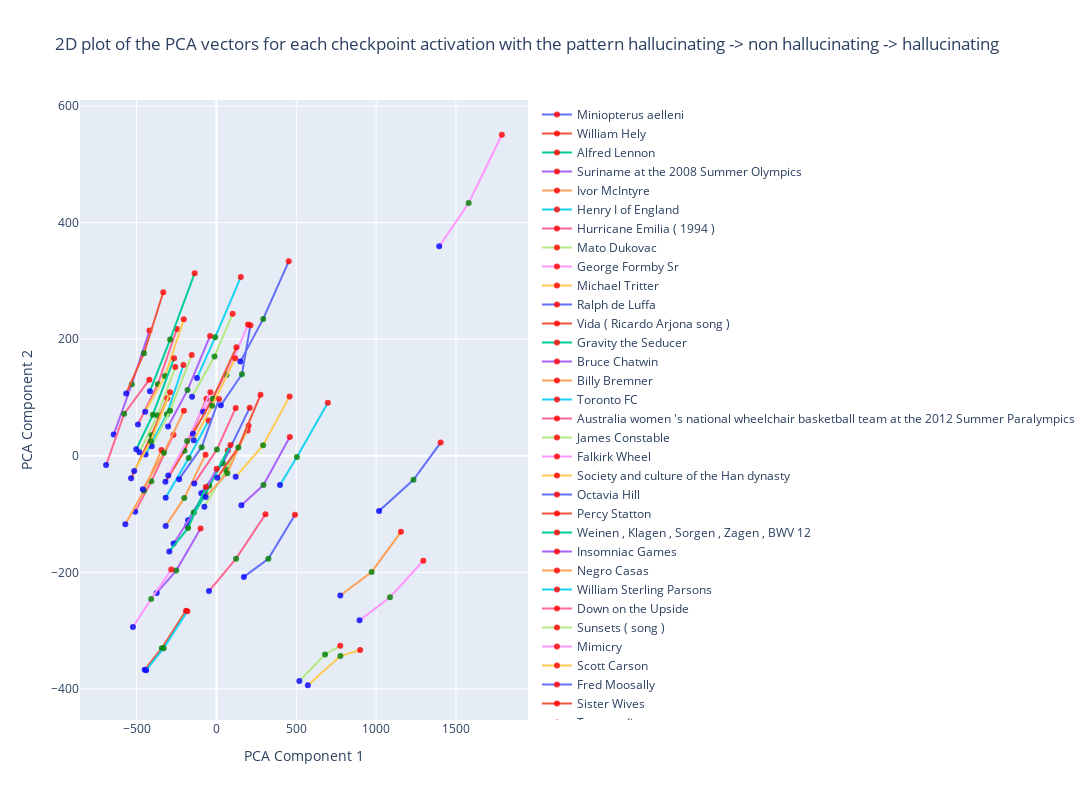

The cell this chart's notebook holds for it:
### Code cell
import numpy as np
import gzip

# Function to compress data and return the size
def compress_and_get_size(data):
    # Convert the numpy array to a byte array
    byte_data = data.tobytes()
    # Use gzip to compress the byte array
    compressed_data = gzip.compress(byte_data)
    # Return the size of the compressed data
    return len(compressed_data)

# Iterate over the PCA vectors
for i in range(allv2.shape[0]):
    for j in range(allv2.shape[1]):
        # Get the vector
        vector = allv2[i, j, :]
        # Calculate the compressed size
        size_vector = compress_and_get_size(vector)
        # Print the size
        print(f"Compressed size of vector at checkpoint {i}, data point {j}: {size_vector} bytes")

### Figure 1 — Plotly figure (JSON) as saved in the notebook; plotly's stock layout.template omitted (floating-point values rounded to 4 significant figures)
{"data": [{"marker": {"color": ["red", "green", "blue"], "colorscale": [[0, "#440154"], [0.1111, "#482878"], [0.2222, "#3e4989"], [0.3333, "#31688e"], [0.4444, "#26828e"], [0.5556, "#1f9e89"], [0.6667, "#35b779"], [0.7778, "#6ece58"], [0.8889, "#b5de2b"], [1, "#fde725"]], "opacity": 0.8}, "mode": "lines+markers", "name": "Miniopterus aelleni", "text": "Miniopterus aelleni", "type": "scatter", "x": [452.8, 293.0, 149.5], "y": [333.5, 234.7, 161.4]}, {"marker": {"color": ["red", "green", "blue"], "colorscale": [[0, "#440154"], [0.1111, "#482878"], [0.2222, "#3e4989"], [0.3333, "#31688e"], [0.4444, "#26828e"], [0.5556, "#1f9e89"], [0.6667, "#35b779"], [0.7778, "#6ece58"], [0.8889, "#b5de2b"], [1, "#fde725"]], "opacity": 0.8}, "mode": "lines+markers", "name": "William Hely", "text": "William Hely", "type": "scatter", "x": [-62.65, -200.3, -319.4], "y": [97.73, 8.578, -44.86]}, {"marker": {"color": ["red", "green", "blue"], "colorscale": [[0, "#440154"], [0.1111, "#482878"], [0.2222, "#3e4989"], [0.3333, "#31688e"], [0.4444, "#26828e"], [0.5556, "#1f9e89"], [0.6667, "#35b779"], [0.7778, "#6ece58"], [0.8889, "#b5de2b"], [1, "#fde725"]], "opacity": 0.8}, "mode": "lines+markers", "name": "Alfred Lennon", "text": "Alfred Lennon", "type": "scatter", "x": [71.27, -70.35, -184.3], "y": [9.099, -67.16, -120.2]}, {"marker": {"color": ["red", "green", "blue"], "colorscale": [[0, "#440154"], [0.1111, "#482878"], [0.2222, "#3e4989"], [0.3333, "#31688e"], [0.4444, "#26828e"], [0.5556, "#1f9e89"], [0.6667, "#35b779"], [0.7778, "#6ece58"], [0.8889, "#b5de2b"], [1, "#fde725"]], "opacity": 0.8}, "mode": "lines+markers", "name": "Suriname at the 2008 Summer Olympics", "text": "Suriname at the 2008 Summer Olympics", "type": "scatter", "x": [-419.2, -530.0, -643.4], "y": [214.6, 122.5, 36.22]}, {"marker": {"color": ["red", "green", "blue"], "colorscale": [[0, "#440154"], [0.1111, "#482878"], [0.2222, "#3e4989"], [0.3333, "#31688e"], [0.4444, "#26828e"], [0.5556, "#1f9e89"], [0.6667, "#35b779"], [0.7778, "#6ece58"], [0.8889, "#b5de2b"], [1, "#fde725"]], "opacity": 0.8}, "mode": "lines+markers", "name": "Ivor McIntyre", "text": "Ivor McIntyre", "type": "scatter", "x": [-68.3, -201.2, -317.6], "y": [1.792, -72.37, -120.5]}, {"marker": {"color": ["red", "green", "blue"], "colorscale": [[0, "#440154"], [0.1111, "#482878"], [0.2222, "#3e4989"], [0.3333, "#31688e"], [0.4444, "#26828e"], [0.5556, "#1f9e89"], [0.6667, "#35b779"], [0.7778, "#6ece58"], [0.8889, "#b5de2b"], [1, "#fde725"]], "opacity": 0.8}, "mode": "lines+markers", "name": "Henry I of England", "text": "Henry I of England", "type": "scatter", "x": [697.7, 504.0, 397.9], "y": [90.83, -2.323, -50.11]}, {"marker": {"color": ["red", "green", "blue"], "colorscale": [[0, "#440154"], [0.1111, "#482878"], [0.2222, "#3e4989"], [0.3333, "#31688e"], [0.4444, "#26828e"], [0.5556, "#1f9e89"], [0.6667, "#35b779"], [0.7778, "#6ece58"], [0.8889, "#b5de2b"], [1, "#fde725"]], "opacity": 0.8}, "mode": "lines+markers", "name": "Hurricane Emilia ( 1994 )", "text": "Hurricane Emilia ( 1994 )", "type": "scatter", "x": [-247.1, -366.8, -491.2], "y": [217.5, 122.8, 53.58]}, {"marker": {"color": ["red", "green", "blue"], "colorscale": [[0, "#440154"], [0.1111, "#482878"], [0.2222, "#3e4989"], [0.3333, "#31688e"], [0.4444, "#26828e"], [0.5556, "#1f9e89"], [0.6667, "#35b779"], [0.7778, "#6ece58"], [0.8889, "#b5de2b"], [1, "#fde725"]], "opacity": 0.8}, "mode": "lines+markers", "name": "Mato Dukovac", "text": "Mato Dukovac", "type": "scatter", "x": [-257.7, -368.8, -482.1], "y": [152.1, 69.46, 5.869]}, {"marker": {"color": ["red", "green", "blue"], "colorscale": [[0, "#440154"], [0.1111, "#482878"], [0.2222, "#3e4989"], [0.3333, "#31688e"], [0.4444, "#26828e"], [0.5556, "#1f9e89"], [0.6667, "#35b779"], [0.7778, "#6ece58"], [0.8889, "#b5de2b"], [1, "#fde725"]], "opacity": 0.8}, "mode": "lines+markers", "name": "George Formby Sr", "text": "George Formby Sr", "type": "scatter", "x": [-38.0, -183.7, -301.7], "y": [109.1, 25.46, -33.85]}, {"marker": {"color": ["red", "green", "blue"], "colorscale": [[0, "#440154"], [0.1111, "#482878"], [0.2222, "#3e4989"], [0.3333, "#31688e"], [0.4444, "#26828e"], [0.5556, "#1f9e89"], [0.6667, "#35b779"], [0.7778, "#6ece58"], [0.8889, "#b5de2b"], [1, "#fde725"]], "opacity": 0.8}, "mode": "lines+markers", "name": "Michael Tritter", "text": "Michael Tritter", "type": "scatter", "x": [458.3, 292.4, 120.6], "y": [101.8, 18.08, -36.2]}, {"marker": {"color": ["red", "green", "blue"], "colorscale": [[0, "#440154"], [0.1111, "#482878"], [0.2222, "#3e4989"], [0.3333, "#31688e"], [0.4444, "#26828e"], [0.5556, "#1f9e89"], [0.6667, "#35b779"], [0.7778, "#6ece58"], [0.8889, "#b5de2b"], [1, "#fde725"]], "opacity": 0.8}, "mode": "lines+markers", "name": "Ralph de Luffa", "text": "Ralph de Luffa", "type": "scatter", "x": [208.6, 40.29, -95.08], "y": [82.46, -12.98, -64.18]}, {"marker": {"color": ["red", "green", "blue"], "colorscale": [[0, "#440154"], [0.1111, "#482878"], [0.2222, "#3e4989"], [0.3333, "#31688e"], [0.4444, "#26828e"], [0.5556, "#1f9e89"], [0.6667, "#35b779"], [0.7778, "#6ece58"], [0.8889, "#b5de2b"], [1, "#fde725"]], "opacity": 0.8}, "mode": "lines+markers", "name": "Vida ( Ricardo Arjona song )", "text": "Vida ( Ricardo Arjona song )", "type": "scatter", "x": [-190.3, -341.8, -449.3], "y": [-265.7, -330.2, -367.2]}, {"marker": {"color": ["red", "green", "blue"], "colorscale": [[0, "#440154"], [0.1111, "#482878"], [0.2222, "#3e4989"], [0.3333, "#31688e"], [0.4444, "#26828e"], [0.5556, "#1f9e89"], [0.6667, "#35b779"], [0.7778, "#6ece58"], [0.8889, "#b5de2b"], [1, "#fde725"]], "opacity": 0.8}, "mode": "lines+markers", "name": "Gravity the Seducer", "text": "Gravity the Seducer", "type": "scatter", "x": [88.31, -45.48, -177.5], "y": [18.41, -51.51, -110.5]}, {"marker": {"color": ["red", "green", "blue"], "colorscale": [[0, "#440154"], [0.1111, "#482878"], [0.2222, "#3e4989"], [0.3333, "#31688e"], [0.4444, "#26828e"], [0.5556, "#1f9e89"], [0.6667, "#35b779"], [0.7778, "#6ece58"], [0.8889, "#b5de2b"], [1, "#fde725"]], "opacity": 0.8}, "mode": "lines+markers", "name": "Bruce Chatwin", "text": "Bruce Chatwin", "type": "scatter", "x": [459.4, 294.6, 156.3], "y": [32.11, -50.39, -84.86]}, {"marker": {"color": ["red", "green", "blue"], "colorscale": [[0, "#440154"], [0.1111, "#482878"], [0.2222, "#3e4989"], [0.3333, "#31688e"], [0.4444, "#26828e"], [0.5556, "#1f9e89"], [0.6667, "#35b779"], [0.7778, "#6ece58"], [0.8889, "#b5de2b"], [1, "#fde725"]], "opacity": 0.8}, "mode": "lines+markers", "name": "Billy Bremner", "text": "Billy Bremner", "type": "scatter", "x": [1155.0, 972.0, 775.8], "y": [-130.5, -199.4, -239.7]}, {"marker": {"color": ["red", "green", "blue"], "colorscale": [[0, "#440154"], [0.1111, "#482878"], [0.2222, "#3e4989"], [0.3333, "#31688e"], [0.4444, "#26828e"], [0.5556, "#1f9e89"], [0.6667, "#35b779"], [0.7778, "#6ece58"], [0.8889, "#b5de2b"], [1, "#fde725"]], "opacity": 0.8}, "mode": "lines+markers", "name": "Toronto FC", "text": "Toronto FC", "type": "scatter", "x": [-48.66, -173.4, -317.8], "y": [60.28, -4.05, -72.24]}, {"marker": {"color": ["red", "green", "blue"], "colorscale": [[0, "#440154"], [0.1111, "#482878"], [0.2222, "#3e4989"], [0.3333, "#31688e"], [0.4444, "#26828e"], [0.5556, "#1f9e89"], [0.6667, "#35b779"], [0.7778, "#6ece58"], [0.8889, "#b5de2b"], [1, "#fde725"]], "opacity": 0.8}, "mode": "lines+markers", "name": "Australia women 's national wheelchair basketball team at the 2012 Summer Paralympics", "text": "Australia women 's national wheelchair basketball team at the 2012 Summer Paralympics", "type": "scatter", "x": [-268.8, -407.6, -508.7], "y": [36.09, -43.9, -95.9]}, {"marker": {"color": ["red", "green", "blue"], "colorscale": [[0, "#440154"], [0.1111, "#482878"], [0.2222, "#3e4989"], [0.3333, "#31688e"], [0.4444, "#26828e"], [0.5556, "#1f9e89"], [0.6667, "#35b779"], [0.7778, "#6ece58"], [0.8889, "#b5de2b"], [1, "#fde725"]], "opacity": 0.8}, "mode": "lines+markers", "name": "James Constable", "text": "James Constable", "type": "scatter", "x": [775.4, 680.2, 519.3], "y": [-326.1, -340.8, -386.6]}, {"marker": {"color": ["red", "green", "blue"], "colorscale": [[0, "#440154"], [0.1111, "#482878"], [0.2222, "#3e4989"], [0.3333, "#31688e"], [0.4444, "#26828e"], [0.5556, "#1f9e89"], [0.6667, "#35b779"], [0.7778, "#6ece58"], [0.8889, "#b5de2b"], [1, "#fde725"]], "opacity": 0.8}, "mode": "lines+markers", "name": "Falkirk Wheel", "text": "Falkirk Wheel", "type": "scatter", "x": [197.8, 62.74, -83.02], "y": [224.9, 138.4, 75.37]}, {"marker": {"color": ["red", "green", "blue"], "colorscale": [[0, "#440154"], [0.1111, "#482878"], [0.2222, "#3e4989"], [0.3333, "#31688e"], [0.4444, "#26828e"], [0.5556, "#1f9e89"], [0.6667, "#35b779"], [0.7778, "#6ece58"], [0.8889, "#b5de2b"], [1, "#fde725"]], "opacity": 0.8}, "mode": "lines+markers", "name": "Society and culture of the Han dynasty", "text": "Society and culture of the Han dynasty", "type": "scatter", "x": [-204.4, -322.4, -446.0], "y": [234.0, 136.8, 75.46]}, {"marker": {"color": ["red", "green", "blue"], "colorscale": [[0, "#440154"], [0.1111, "#482878"], [0.2222, "#3e4989"], [0.3333, "#31688e"], [0.4444, "#26828e"], [0.5556, "#1f9e89"], [0.6667, "#35b779"], [0.7778, "#6ece58"], [0.8889, "#b5de2b"], [1, "#fde725"]], "opacity": 0.8}, "mode": "lines+markers", "name": "Octavia Hill", "text": "Octavia Hill", "type": "scatter", "x": [213.0, 159.7, 27.58], "y": [223.8, 139.8, 86.46]}, {"marker": {"color": ["red", "green", "blue"], "colorscale": [[0, "#440154"], [0.1111, "#482878"], [0.2222, "#3e4989"], [0.3333, "#31688e"], [0.4444, "#26828e"], [0.5556, "#1f9e89"], [0.6667, "#35b779"], [0.7778, "#6ece58"], [0.8889, "#b5de2b"], [1, "#fde725"]], "opacity": 0.8}, "mode": "lines+markers", "name": "Percy Statton", "text": "Percy Statton", "type": "scatter", "x": [-308.1, -406.7, -534.4], "y": [98.39, 35.27, -38.83]}, {"marker": {"color": ["red", "green", "blue"], "colorscale": [[0, "#440154"], [0.1111, "#482878"], [0.2222, "#3e4989"], [0.3333, "#31688e"], [0.4444, "#26828e"], [0.5556, "#1f9e89"], [0.6667, "#35b779"], [0.7778, "#6ece58"], [0.8889, "#b5de2b"], [1, "#fde725"]], "opacity": 0.8}, "mode": "lines+markers", "name": "Weinen , Klagen , Sorgen , Zagen , BWV 12", "text": "Weinen , Klagen , Sorgen , Zagen , BWV 12", "type": "scatter", "x": [-265.2, -398.2, -502.0], "y": [167.1, 70.09, 11.15]}, {"marker": {"color": ["red", "green", "blue"], "colorscale": [[0, "#440154"], [0.1111, "#482878"], [0.2222, "#3e4989"], [0.3333, "#31688e"], [0.4444, "#26828e"], [0.5556, "#1f9e89"], [0.6667, "#35b779"], [0.7778, "#6ece58"], [0.8889, "#b5de2b"], [1, "#fde725"]], "opacity": 0.8}, "mode": "lines+markers", "name": "Insomniac Games", "text": "Insomniac Games", "type": "scatter", "x": [1.407, -141.9, -268.4], "y": [-22.22, -97.29, -150.6]}, {"marker": {"color": ["red", "green", "blue"], "colorscale": [[0, "#440154"], [0.1111, "#482878"], [0.2222, "#3e4989"], [0.3333, "#31688e"], [0.4444, "#26828e"], [0.5556, "#1f9e89"], [0.6667, "#35b779"], [0.7778, "#6ece58"], [0.8889, "#b5de2b"], [1, "#fde725"]], "opacity": 0.8}, "mode": "lines+markers", "name": "Negro Casas", "text": "Negro Casas", "type": "scatter", "x": [-344.1, -453.8, -570.4], "y": [9.896, -60.08, -117.6]}, {"marker": {"color": ["red", "green", "blue"], "colorscale": [[0, "#440154"], [0.1111, "#482878"], [0.2222, "#3e4989"], [0.3333, "#31688e"], [0.4444, "#26828e"], [0.5556, "#1f9e89"], [0.6667, "#35b779"], [0.7778, "#6ece58"], [0.8889, "#b5de2b"], [1, "#fde725"]], "opacity": 0.8}, "mode": "lines+markers", "name": "William Sterling Parsons", "text": "William Sterling Parsons", "type": "scatter", "x": [-206.9, -310.1, -443.4], "y": [155.6, 71.14, 2.163]}, {"marker": {"color": ["red", "green", "blue"], "colorscale": [[0, "#440154"], [0.1111, "#482878"], [0.2222, "#3e4989"], [0.3333, "#31688e"], [0.4444, "#26828e"], [0.5556, "#1f9e89"], [0.6667, "#35b779"], [0.7778, "#6ece58"], [0.8889, "#b5de2b"], [1, "#fde725"]], "opacity": 0.8}, "mode": "lines+markers", "name": "Down on the Upside", "text": "Down on the Upside", "type": "scatter", "x": [307.2, 122.9, -46.57], "y": [-100.3, -176.6, -232.2]}, {"marker": {"color": ["red", "green", "blue"], "colorscale": [[0, "#440154"], [0.1111, "#482878"], [0.2222, "#3e4989"], [0.3333, "#31688e"], [0.4444, "#26828e"], [0.5556, "#1f9e89"], [0.6667, "#35b779"], [0.7778, "#6ece58"], [0.8889, "#b5de2b"], [1, "#fde725"]], "opacity": 0.8}, "mode": "lines+markers", "name": "Sunsets ( song )", "text": "Sunsets ( song )", "type": "scatter", "x": [195.4, 60.26, -75.31], "y": [43.45, -24.22, -87.56]}, {"marker": {"color": ["red", "green", "blue"], "colorscale": [[0, "#440154"], [0.1111, "#482878"], [0.2222, "#3e4989"], [0.3333, "#31688e"], [0.4444, "#26828e"], [0.5556, "#1f9e89"], [0.6667, "#35b779"], [0.7778, "#6ece58"], [0.8889, "#b5de2b"], [1, "#fde725"]], "opacity": 0.8}, "mode": "lines+markers", "name": "Mimicry", "text": "Mimicry", "type": "scatter", "x": [1787.0, 1579.0, 1395.0], "y": [550.6, 433.4, 359.2]}, {"marker": {"color": ["red", "green", "blue"], "colorscale": [[0, "#440154"], [0.1111, "#482878"], [0.2222, "#3e4989"], [0.3333, "#31688e"], [0.4444, "#26828e"], [0.5556, "#1f9e89"], [0.6667, "#35b779"], [0.7778, "#6ece58"], [0.8889, "#b5de2b"], [1, "#fde725"]], "opacity": 0.8}, "mode": "lines+markers", "name": "Scott Carson", "text": "Scott Carson", "type": "scatter", "x": [899.9, 776.2, 572.5], "y": [-333.1, -343.6, -393.7]}, {"marker": {"color": ["red", "green", "blue"], "colorscale": [[0, "#440154"], [0.1111, "#482878"], [0.2222, "#3e4989"], [0.3333, "#31688e"], [0.4444, "#26828e"], [0.5556, "#1f9e89"], [0.6667, "#35b779"], [0.7778, "#6ece58"], [0.8889, "#b5de2b"], [1, "#fde725"]], "opacity": 0.8}, "mode": "lines+markers", "name": "Fred Moosally", "text": "Fred Moosally", "type": "scatter", "x": [1404.0, 1234.0, 1018.0], "y": [22.62, -41.38, -94.86]}, {"marker": {"color": ["red", "green", "blue"], "colorscale": [[0, "#440154"], [0.1111, "#482878"], [0.2222, "#3e4989"], [0.3333, "#31688e"], [0.4444, "#26828e"], [0.5556, "#1f9e89"], [0.6667, "#35b779"], [0.7778, "#6ece58"], [0.8889, "#b5de2b"], [1, "#fde725"]], "opacity": 0.8}, "mode": "lines+markers", "name": "Sister Wives", "text": "Sister Wives", "type": "scatter", "x": [125.3, -22.67, -146.9], "y": [186.1, 97.75, 37.62]}, {"marker": {"color": ["red", "green", "blue"], "colorscale": [[0, "#440154"], [0.1111, "#482878"], [0.2222, "#3e4989"], [0.3333, "#31688e"], [0.4444, "#26828e"], [0.5556, "#1f9e89"], [0.6667, "#35b779"], [0.7778, "#6ece58"], [0.8889, "#b5de2b"], [1, "#fde725"]], "opacity": 0.8}, "mode": "lines+markers", "name": "Transandinomys", "text": "Transandinomys", "type": "scatter", "x": [-136.3, -289.8, -416.3], "y": [313.2, 199.4, 110.7]}, {"marker": {"color": ["red", "green", "blue"], "colorscale": [[0, "#440154"], [0.1111, "#482878"], [0.2222, "#3e4989"], [0.3333, "#31688e"], [0.4444, "#26828e"], [0.5556, "#1f9e89"], [0.6667, "#35b779"], [0.7778, "#6ece58"], [0.8889, "#b5de2b"], [1, "#fde725"]], "opacity": 0.8}, "mode": "lines+markers", "name": "Reg Saunders", "text": "Reg Saunders", "type": "scatter", "x": [-39.78, -181.1, -302.9], "y": [205.5, 112.6, 50.16]}, {"marker": {"color": ["red", "green", "blue"], "colorscale": [[0, "#440154"], [0.1111, "#482878"], [0.2222, "#3e4989"], [0.3333, "#31688e"], [0.4444, "#26828e"], [0.5556, "#1f9e89"], [0.6667, "#35b779"], [0.7778, "#6ece58"], [0.8889, "#b5de2b"], [1, "#fde725"]], "opacity": 0.8}, "mode": "lines+markers", "name": "Cosmo Gordon Lang", "text": "Cosmo Gordon Lang", "type": "scatter", "x": [-203.6, -328.7, -461.0], "y": [77.02, 5.193, -57.33]}, {"marker": {"color": ["red", "green", "blue"], "colorscale": [[0, "#440154"], [0.1111, "#482878"], [0.2222, "#3e4989"], [0.3333, "#31688e"], [0.4444, "#26828e"], [0.5556, "#1f9e89"], [0.6667, "#35b779"], [0.7778, "#6ece58"], [0.8889, "#b5de2b"], [1, "#fde725"]], "opacity": 0.8}, "mode": "lines+markers", "name": "April 23 , 1998 Albanian – Yugoslav border ambush", "text": "April 23 , 1998 Albanian – Yugoslav border ambush", "type": "scatter", "x": [152.5, -7.639, -121.9], "y": [306.5, 203.4, 133.3]}, {"marker": {"color": ["red", "green", "blue"], "colorscale": [[0, "#440154"], [0.1111, "#482878"], [0.2222, "#3e4989"], [0.3333, "#31688e"], [0.4444, "#26828e"], [0.5556, "#1f9e89"], [0.6667, "#35b779"], [0.7778, "#6ece58"], [0.8889, "#b5de2b"], [1, "#fde725"]], "opacity": 0.8}, "mode": "lines+markers", "name": "Oryzomys albiventer", "text": "Oryzomys albiventer", "type": "scatter", "x": [-420.1, -578.0, -690.5], "y": [130.4, 71.79, -16.09]}, {"marker": {"color": ["red", "green", "blue"], "colorscale": [[0, "#440154"], [0.1111, "#482878"], [0.2222, "#3e4989"], [0.3333, "#31688e"], [0.4444, "#26828e"], [0.5556, "#1f9e89"], [0.6667, "#35b779"], [0.7778, "#6ece58"], [0.8889, "#b5de2b"], [1, "#fde725"]], "opacity": 0.8}, "mode": "lines+markers", "name": "2010 Giro d 'Italia", "text": "2010 Giro d 'Italia", "type": "scatter", "x": [101.2, -12.12, -152.7], "y": [243.3, 170.3, 101.2]}, {"marker": {"color": ["red", "green", "blue"], "colorscale": [[0, "#440154"], [0.1111, "#482878"], [0.2222, "#3e4989"], [0.3333, "#31688e"], [0.4444, "#26828e"], [0.5556, "#1f9e89"], [0.6667, "#35b779"], [0.7778, "#6ece58"], [0.8889, "#b5de2b"], [1, "#fde725"]], "opacity": 0.8}, "mode": "lines+markers", "name": "Ronnie O 'Sullivan", "text": "Ronnie O 'Sullivan", "type": "scatter", "x": [1296.0, 1087.0, 896.1], "y": [-180.1, -242.7, -282.4]}, {"marker": {"color": ["red", "green", "blue"], "colorscale": [[0, "#440154"], [0.1111, "#482878"], [0.2222, "#3e4989"], [0.3333, "#31688e"], [0.4444, "#26828e"], [0.5556, "#1f9e89"], [0.6667, "#35b779"], [0.7778, "#6ece58"], [0.8889, "#b5de2b"], [1, "#fde725"]], "opacity": 0.8}, "mode": "lines+markers", "name": "Michael Woodruff", "text": "Michael Woodruff", "type": "scatter", "x": [117.4, -26.48, -142.0], "y": [167.2, 85.84, 26.38]}, {"marker": {"color": ["red", "green", "blue"], "colorscale": [[0, "#440154"], [0.1111, "#482878"], [0.2222, "#3e4989"], [0.3333, "#31688e"], [0.4444, "#26828e"], [0.5556, "#1f9e89"], [0.6667, "#35b779"], [0.7778, "#6ece58"], [0.8889, "#b5de2b"], [1, "#fde725"]], "opacity": 0.8}, "mode": "lines+markers", "name": "Three Mile Island : A Nuclear Crisis in Historical Perspective", "text": "Three Mile Island : A Nuclear Crisis in Historical Perspective", "type": "scatter", "x": [16.16, -92.37, -233.7], "y": [97.16, 14.71, -40.23]}, {"marker": {"color": ["red", "green", "blue"], "colorscale": [[0, "#440154"], [0.1111, "#482878"], [0.2222, "#3e4989"], [0.3333, "#31688e"], [0.4444, "#26828e"], [0.5556, "#1f9e89"], [0.6667, "#35b779"], [0.7778, "#6ece58"], [0.8889, "#b5de2b"], [1, "#fde725"]], "opacity": 0.8}, "mode": "lines+markers", "name": "Hoysala literature", "text": "Hoysala literature", "type": "scatter", "x": [-332.9, -453.7, -565.1], "y": [280.3, 175.9, 106.7]}, {"marker": {"color": ["red", "green", "blue"], "colorscale": [[0, "#440154"], [0.1111, "#482878"], [0.2222, "#3e4989"], [0.3333, "#31688e"], [0.4444, "#26828e"], [0.5556, "#1f9e89"], [0.6667, "#35b779"], [0.7778, "#6ece58"], [0.8889, "#b5de2b"], [1, "#fde725"]], "opacity": 0.8}, "mode": "lines+markers", "name": "Andrew Simpson ( sailor )", "text": "Andrew Simpson ( sailor )", "type": "scatter", "x": [-66.64, -176.9, -294.9], "y": [-53.76, -123.8, -164.1]}, {"marker": {"color": ["red", "green", "blue"], "colorscale": [[0, "#440154"], [0.1111, "#482878"], [0.2222, "#3e4989"], [0.3333, "#31688e"], [0.4444, "#26828e"], [0.5556, "#1f9e89"], [0.6667, "#35b779"], [0.7778, "#6ece58"], [0.8889, "#b5de2b"], [1, "#fde725"]], "opacity": 0.8}, "mode": "lines+markers", "name": "The Wedding of River Song", "text": "The Wedding of River Song", "type": "scatter", "x": [-99.18, -251.9, -374.1], "y": [-124.7, -197.0, -235.3]}, {"marker": {"color": ["red", "green", "blue"], "colorscale": [[0, "#440154"], [0.1111, "#482878"], [0.2222, "#3e4989"], [0.3333, "#31688e"], [0.4444, "#26828e"], [0.5556, "#1f9e89"], [0.6667, "#35b779"], [0.7778, "#6ece58"], [0.8889, "#b5de2b"], [1, "#fde725"]], "opacity": 0.8}, "mode": "lines+markers", "name": "The Wiggles", "text": "The Wiggles", "type": "scatter", "x": [201.4, 68.3, -67.48], "y": [51.54, -29.89, -70.67]}, {"marker": {"color": ["red", "green", "blue"], "colorscale": [[0, "#440154"], [0.1111, "#482878"], [0.2222, "#3e4989"], [0.3333, "#31688e"], [0.4444, "#26828e"], [0.5556, "#1f9e89"], [0.6667, "#35b779"], [0.7778, "#6ece58"], [0.8889, "#b5de2b"], [1, "#fde725"]], "opacity": 0.8}, "mode": "lines+markers", "name": "Te Quiero ( Ricardo Arjona song )", "text": "Te Quiero ( Ricardo Arjona song )", "type": "scatter", "x": [-181.8, -330.4, -439.8], "y": [-266.6, -330.2, -367.9]}, {"marker": {"color": ["red", "green", "blue"], "colorscale": [[0, "#440154"], [0.1111, "#482878"], [0.2222, "#3e4989"], [0.3333, "#31688e"], [0.4444, "#26828e"], [0.5556, "#1f9e89"], [0.6667, "#35b779"], [0.7778, "#6ece58"], [0.8889, "#b5de2b"], [1, "#fde725"]], "opacity": 0.8}, "mode": "lines+markers", "name": "Monetary Policy Committee", "text": "Monetary Policy Committee", "type": "scatter", "x": [120.8, 3.115, -139.1], "y": [82.04, 10.58, -47.5]}, {"marker": {"color": ["red", "green", "blue"], "colorscale": [[0, "#440154"], [0.1111, "#482878"], [0.2222, "#3e4989"], [0.3333, "#31688e"], [0.4444, "#26828e"], [0.5556, "#1f9e89"], [0.6667, "#35b779"], [0.7778, "#6ece58"], [0.8889, "#b5de2b"], [1, "#fde725"]], "opacity": 0.8}, "mode": "lines+markers", "name": "John Lester", "text": "John Lester", "type": "scatter", "x": [-154.7, -290.1, -405.0], "y": [172.8, 77.08, 16.19]}, {"marker": {"color": ["red", "green", "blue"], "colorscale": [[0, "#440154"], [0.1111, "#482878"], [0.2222, "#3e4989"], [0.3333, "#31688e"], [0.4444, "#26828e"], [0.5556, "#1f9e89"], [0.6667, "#35b779"], [0.7778, "#6ece58"], [0.8889, "#b5de2b"], [1, "#fde725"]], "opacity": 0.8}, "mode": "lines+markers", "name": "Sometimes ( Britney Spears song )", "text": "Sometimes ( Britney Spears song )", "type": "scatter", "x": [-282.5, -408.7, -522.9], "y": [-195.3, -245.7, -293.9]}, {"marker": {"color": ["red", "green", "blue"], "colorscale": [[0, "#440154"], [0.1111, "#482878"], [0.2222, "#3e4989"], [0.3333, "#31688e"], [0.4444, "#26828e"], [0.5556, "#1f9e89"], [0.6667, "#35b779"], [0.7778, "#6ece58"], [0.8889, "#b5de2b"], [1, "#fde725"]], "opacity": 0.8}, "mode": "lines+markers", "name": "Silba @-@ class landing ship @-@ minelayer", "text": "Silba @-@ class landing ship @-@ minelayer", "type": "scatter", "x": [-290.3, -410.4, -515.0], "y": [108.9, 24.95, -26.13]}, {"marker": {"color": ["red", "green", "blue"], "colorscale": [[0, "#440154"], [0.1111, "#482878"], [0.2222, "#3e4989"], [0.3333, "#31688e"], [0.4444, "#26828e"], [0.5556, "#1f9e89"], [0.6667, "#35b779"], [0.7778, "#6ece58"], [0.8889, "#b5de2b"], [1, "#fde725"]], "opacity": 0.8}, "mode": "lines+markers", "name": "Bringing Up Baby", "text": "Bringing Up Baby", "type": "scatter", "x": [491.9, 325.2, 171.7], "y": [-101.2, -176.9, -207.9]}, {"marker": {"color": ["red", "green", "blue"], "colorscale": [[0, "#440154"], [0.1111, "#482878"], [0.2222, "#3e4989"], [0.3333, "#31688e"], [0.4444, "#26828e"], [0.5556, "#1f9e89"], [0.6667, "#35b779"], [0.7778, "#6ece58"], [0.8889, "#b5de2b"], [1, "#fde725"]], "opacity": 0.8}, "mode": "lines+markers", "name": "Brunette Coleman", "text": "Brunette Coleman", "type": "scatter", "x": [276.0, 137.1, 5.773], "y": [104.5, 14.27, -37.67]}], "layout": {"autosize": false, "height": 800, "title": {"text": "2D plot of the PCA vectors for each checkpoint activation with the pattern hallucinating -> non hallucinating -> hallucinating"}, "width": 3000, "xaxis": {"title": {"text": "PCA Component 1"}}, "yaxis": {"title": {"text": "PCA Component 2"}}}}
